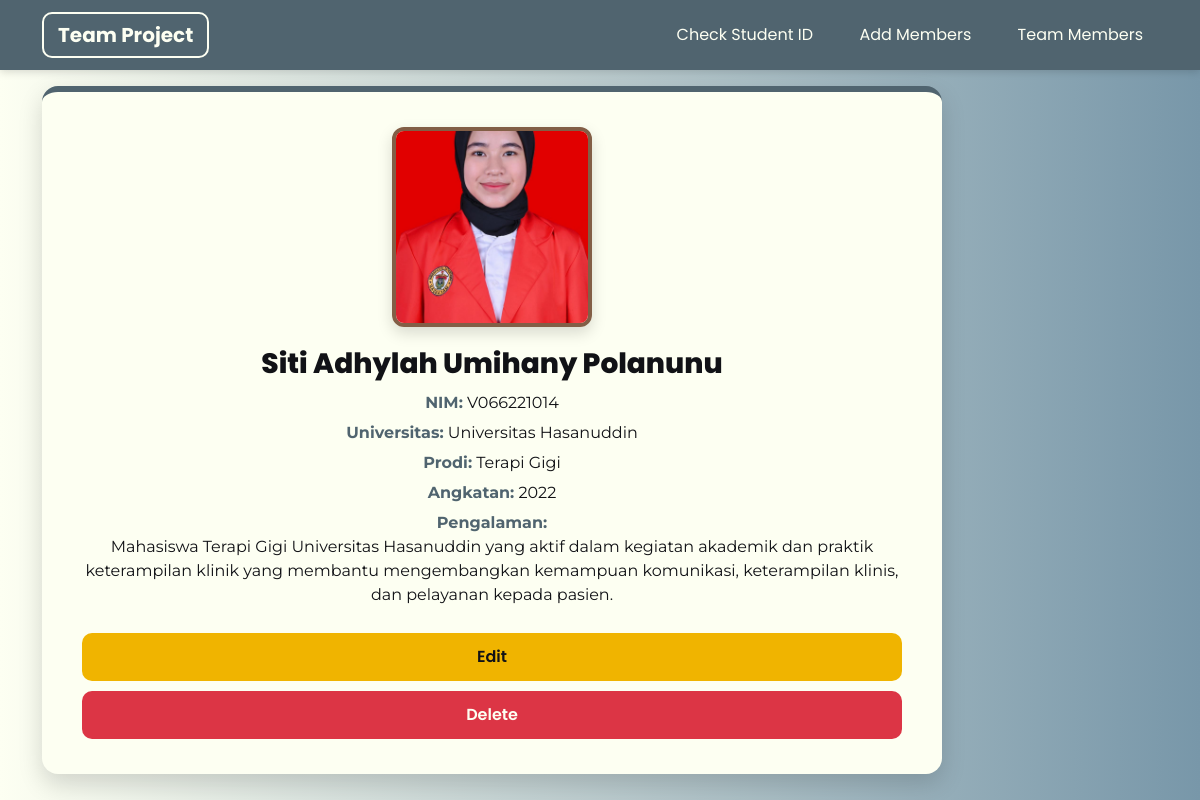
Page /hasil.php?nim=V066221014 on the committed database.
### tables this page shows
CREATE TABLE `mahasiswa` (
  `id` int(100) NOT NULL,
  `nama` varchar(255) NOT NULL,
  `nim` varchar(10) NOT NULL,
  `universitas` varchar(255) NOT NULL,
  `program_studi` varchar(255) NOT NULL,
  `angkatan` int(4) NOT NULL,
  `pengalaman` varchar(255) NOT NULL,
  `foto` varchar(255) NOT NULL
);

### hasil.php (the view, shortened to what this page needs)
<?php
include "koneksi.php";
$nim = $_GET['nim'];
$query = mysqli_query($conn, "SELECT * FROM mahasiswa WHERE nim='$nim'");
$data = mysqli_fetch_assoc($query);
?>
<!DOCTYPE html>
<html lang="id">
<head>
  <link href="https://cdn.jsdelivr.net/npm/bootstrap@5.3.2/dist/css/bootstrap.min.css" rel="stylesheet">
</head>
<body>
  <nav class="navbar navbar-expand-lg">
    <div class="container">
      <a class="navbar-brand" href="index.php">Team Project</a>
      <div class="ms-auto">
        <a class="nav-link d-inline" href="check.php">Check Student ID</a>
        <a class="nav-link d-inline" href="add.php">Add Members</a>
        <a class="nav-link d-inline" href="team.php">Team Members</a>
      </div>
    </div>
  </nav>
  <div class="page-wrapper">
    <div class="container">
      <?php if($data){ ?>
        <div class="detail-card">
          <img src="foto/<?php echo $data['foto']; ?>" alt="Foto Mahasiswa">
          <h3><?php echo $data['nama']; ?></h3>
          <p><strong>NIM:</strong> <?php echo $data['nim']; ?></p>
          <p><strong>Universitas:</strong> <?php echo $data['universitas']; ?></p>
          <p><strong>Prodi:</strong> <?php echo $data['program_studi']; ?></p>
          <p><strong>Angkatan:</strong> <?php echo $data['angkatan']; ?></p>
          <p><strong>Pengalaman:</strong><br><?php echo $data['pengalaman']; ?></p>
          <a href="edit.php?id=<?php echo $data['id']; ?>" class="btn btn-edit">Edit</a>
          <a href="delete.php?id=<?php echo $data['id']; ?>" class="btn btn-delete" onclick="return confirm('Yakin mau hapus data ini?')">Delete</a>
        </div>
      <?php } else { ?>
        <div class="alert alert-danger text-center">Data Not Found</div>
      <?php } ?>
    </div>
  </div>
</body>
</html>

### hasil.php (style rules this page uses)
body { background: linear-gradient(to right, #FDFFF2, #7897A9); font-family: "Poppins", sans-serif; color: #111216; min-height: 100vh; margin: 0; }
.navbar { background-color: #50646F !important; padding: 12px 0; box-shadow: 0 2px 8px rgba(0,0,0,0.15); }
.navbar-brand { color: #FDFFF2 !important; font-weight: 700; padding: 6px 14px; border: 2px solid #FDFFF2; border-radius: 10px; }
.navbar .nav-link { color: #FDFFF2 !important; margin-left: 12px; padding: 6px 14px; border-radius: 10px; border: 1px solid transparent; transition: all 0.2s ease; }
.page-wrapper { min-height: calc(100vh - 80px); display: flex; align-items: center; justify-content: center; }
.detail-card { width: 100%; max-width: 900px; background: #FDFFF2; padding: 35px 40px; border-radius: 16px; box-shadow: 0 10px 25px rgba(0,0,0,0.15); border-top: 6px solid #50646F; text-align: center; }
.detail-card img { width: 200px; height: 200px; object-fit: cover; border-radius: 12px; border: 4px solid #825E46; margin-bottom: 20px; box-shadow: 0 6px 15px rgba(0,0,0,0.15); }
.detail-card h3 { font-weight: 800; margin-bottom: 10px; }
.detail-card p { font-family: "Montserrat", sans-serif; font-size: 16px; margin-bottom: 6px; }
.detail-card p strong { color: #50646F; }
.btn-edit { background-color: #f0b400; border: none; color: #111216; font-weight: 600; padding: 12px; border-radius: 10px; width: 100%; margin-top: 20px; }
.btn-delete { background-color: #dc3545; border: none; color: #FDFFF2; font-weight: 600; padding: 12px; border-radius: 10px; width: 100%; margin-top: 10px; }

### rows in the picture
mahasiswa: foto (picture), nama "Siti Adhylah Umihany Polanunu", nim "V066221014", universitas "Universitas Hasanuddin", program_studi "Terapi Gigi", angkatan "2022", pengalaman "Mahasiswa Terapi Gigi Universitas Hasanuddin yang aktif dalam kegiatan akademik dan praktik keterampilan klinik yang membantu mengembangkan kemampuan komunikasi, keterampilan klinis, dan pelayanan kepada pasien."
